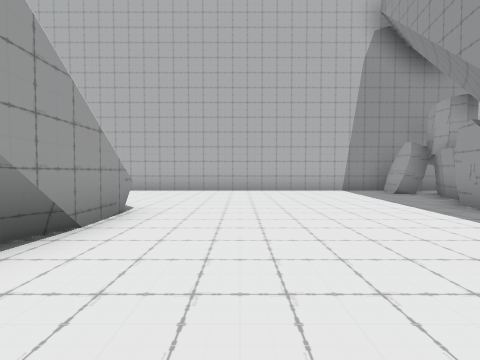
[1] (above)

19 first-person views from a walk through a scene from a Unity 3-D project. The camera is 1.3 m above the floor, tilts 2° down and sees 90° across. The floor is counted in squares, 2 m on a side. Each view is taken from the middle of a square. On the plan, view 1 faces up. The plan holds only what a view shows up to about 9 squares ahead; the rest is blank. The place goes on beyond the plan. The player is left out.

[2]
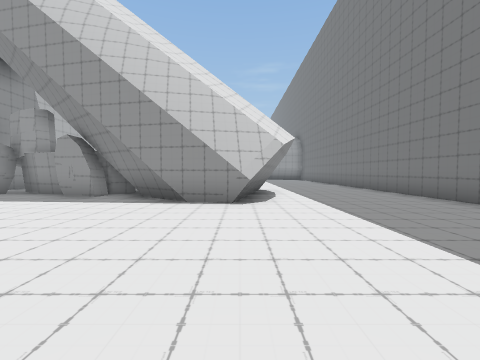

[3]
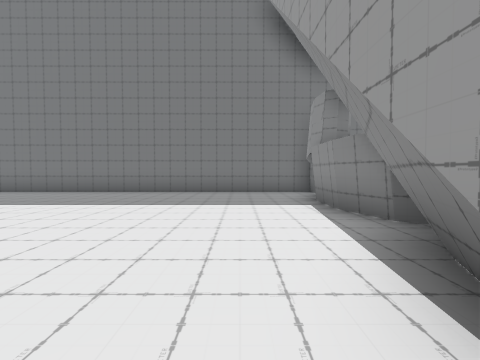

[4]
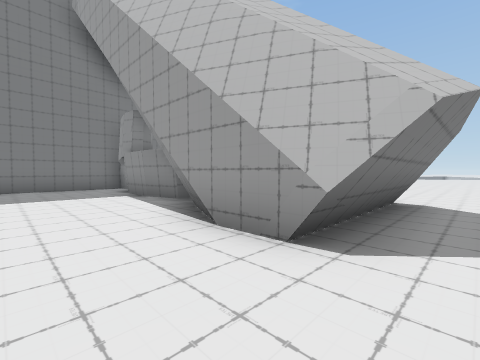

[5]
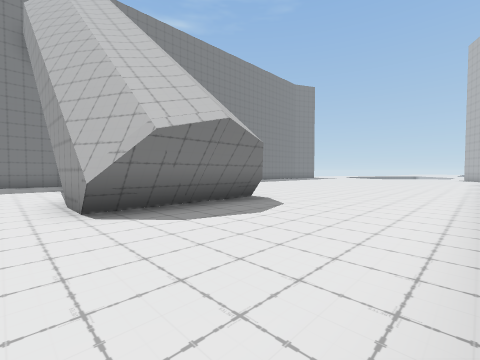

[6]
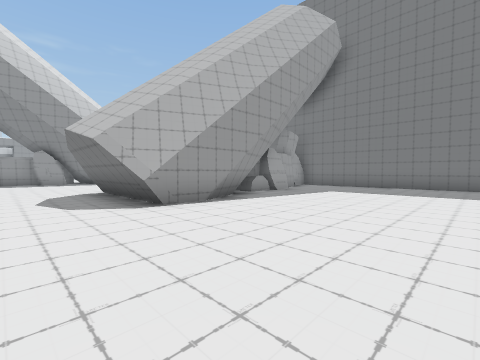

[7]
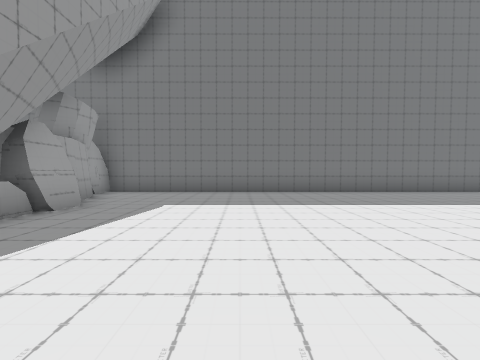

[8]
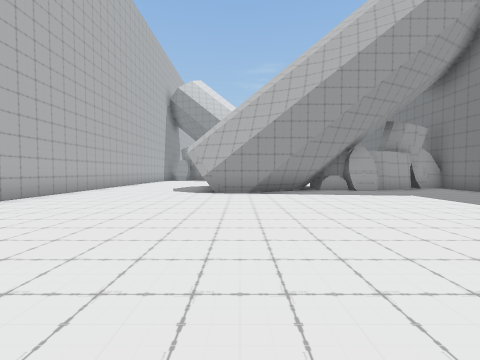

[9]
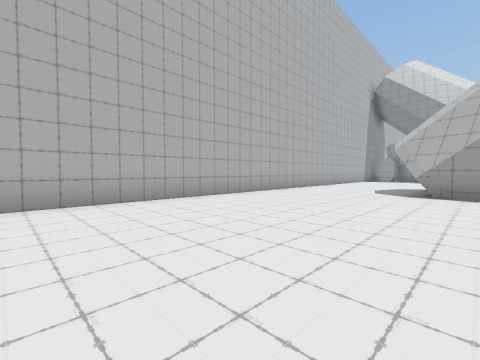

[10]
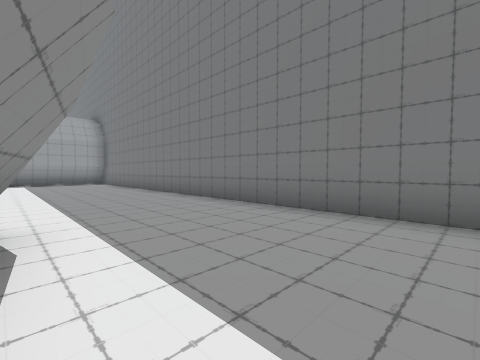

[11]
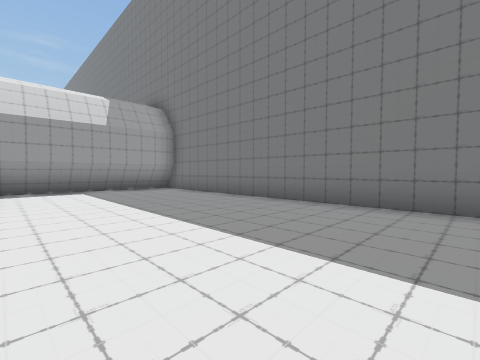

[12]
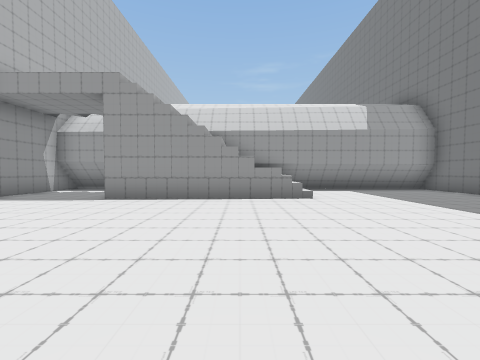

[13]
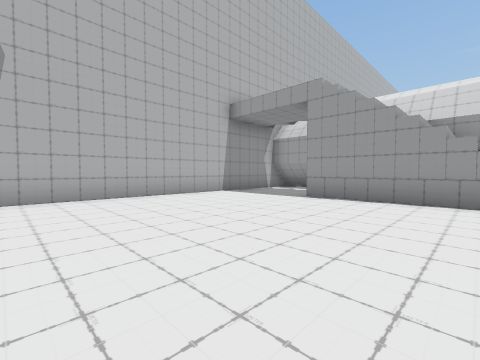

[14]
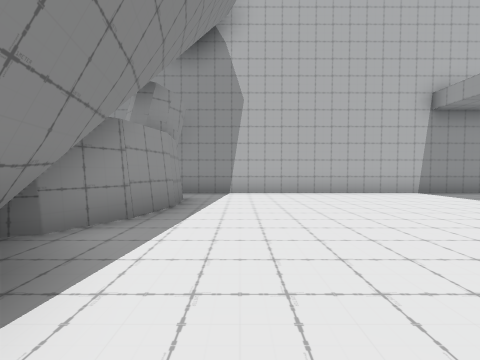

[15]
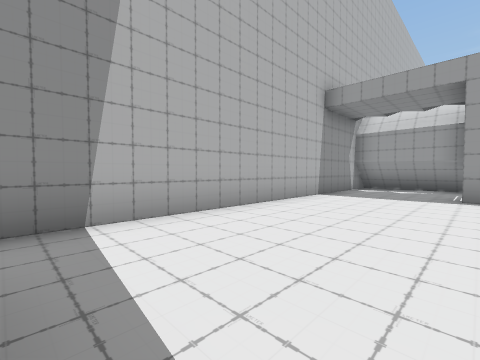

[16]
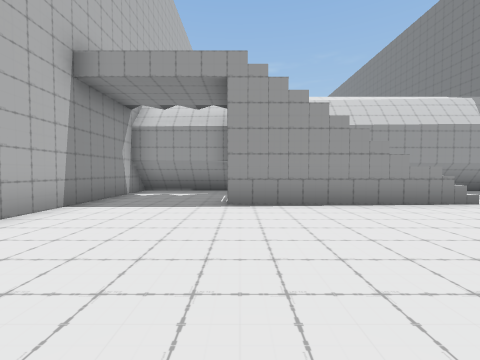

[17]
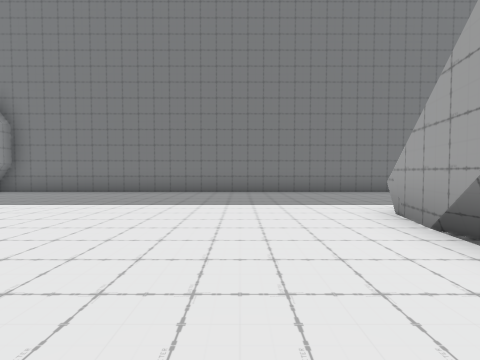

[18]
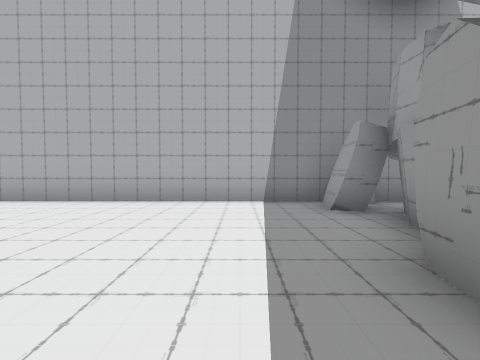

[19]
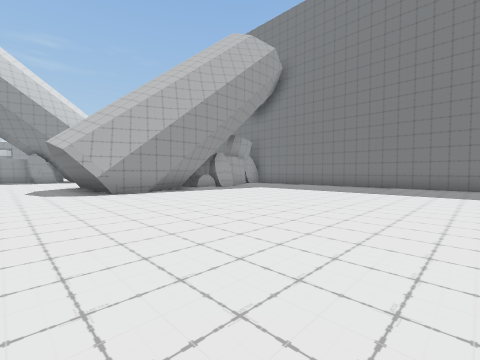

### Floor plan
Key: @ floor where view 1 was taken; # wall or solid block; . floor; / step, stairs or slope; = window, fence, low wall or low ledge; v drop or lower ground.
Columns run from 13 left of view 1 to 18 right of it. Each row starts with its distance up from view 1.
  9 ###############################
  8 ...................#..........#
  7 ..................##..........#
  6 ..................##..........#
  5 ..................##.......///#
  4 ........####.....###......./ =vv
  3 ........#  #.....###.......///#
  2 ........# ##.....# ##......// #
  1 ........###.....## ##....../ /#
  0 .........##..@..####..........#
 -1 .........##.......##..........#
 -2 .........##...................#
 -3 .........##...................#
 -4 ..........#...................#
 -5 ###############################

Where each view was taken, in squares from view 1:
view 1: 0 up, 0 right, facing up
view 2: 0 up, 2 left, facing right
view 3: 3 up, 1 left, facing down
view 4: 5 up, 0 right, facing down-left
view 5: 8 up, 1 left, facing down-left
view 6: 6 up, 10 left, facing down-right
view 7: 3 up, 8 left, facing down
view 8: 3 up, 13 left, facing right
view 9: 3 up, 13 left, facing up-right
view 10: 1 down, 3 right, facing down-right
view 11: 0 up, 8 right, facing down-right
view 12: 2 up, 8 right, facing right
view 13: 2 up, 8 right, facing up-right
view 14: 1 up, 8 right, facing up
view 15: 5 up, 7 right, facing up-right
view 16: 5 up, 9 right, facing right
view 17: 3 up, 9 right, facing down
view 18: 3 up, 3 right, facing up
view 19: 6 up, 13 left, facing down-right
